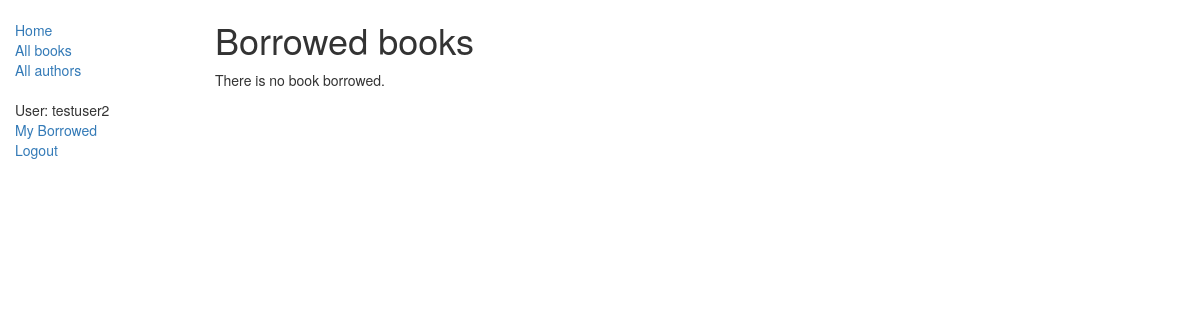
/catalog/mybooks/ (signed in), run on an earlier commit of the app's database.
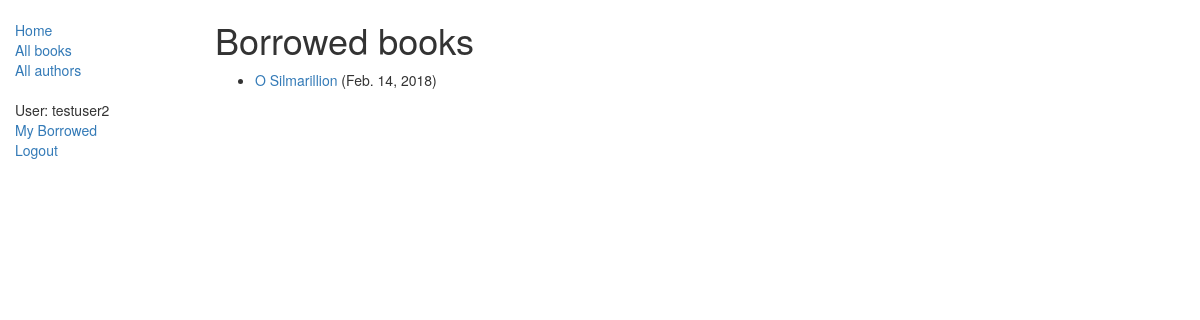
And on a later commit of the database.
### catalog/models.py (models this page shows, shortened)
class BookInstance(models.Model):
    id = models.UUIDField(primary_key=True, default=uuid.uuid4, help_text="Unique ID for this particular book across the library")
    book = models.ForeignKey('Book', on_delete=models.SET_NULL, null=True)
    imprint = models.CharField(max_length=200)
    due_back=models.DateField(null=True, blank=True)
    borrower = models.ForeignKey(User, on_delete=models.SET_NULL, null=True, blank=True)
    LOAN_STATUS=(
        ('m', 'Maintanance'),
        ('o', 'On Loan'),
        ('a', 'Available'),
        ('r', 'Reserved'),
    )
    status = models.CharField(max_length=1, choices=LOAN_STATUS, blank=True, default='m', help_text='Book availability')
    class Meta:
        ordering = ['due_back']
    @property
    def is_overdue(self):
        if self.due_back and date.today() > self.due_back:
            return True
        return False

class Book(models.Model):
    title = models.CharField(max_length=200)
    author = models.ForeignKey('Author', on_delete=models.SET_NULL, null=True)
    summary = models.TextField(max_length=1000, help_text="Enter a brief description of the book")
    isbn = models.CharField('ISBN', max_length=13, help_text="13 characters <a href='https://www.isbn-international.org/content/what-isbn'>ISBN number</a>")
    genre = models.ManyToManyField(Genre, help_text="Select the genre of the book")
    language = models.ForeignKey('Language', on_delete=models.SET_NULL, null=True)
    def display_genre(self):
        """
        Creates a string for the Genre. This is required to display genre in Admin.
        """
        return ', '.join([genre.name for genre in self.genre.all()[:3]])
    display_genre.short_description = "Genre"

### catalog/views.py (the view)
# urls.py: path('mybooks/', views.LoanedBooksByUsersListView.as_view(), name='my-borrowed'),
class LoanedBooksByUsersListView(LoginRequiredMixin, generic.ListView):
    model = BookInstance
    template_name = 'catalog/bookinstance_list_borrowed_user.html'
    paginate_by = 10
    def get_queryset(self):
        return BookInstance.objects.filter(borrower=self.request.user).filter(status__exact='o').order_by('due_back')

### catalog/templates/catalog/bookinstance_list_borrowed_user.html
{% extends 'base_generic.html' %}
{% block content %}
    <h1>Borrowed books</h1>
    {% if bookinstance_list %}
    <ul>
        {% for bookinst in bookinstance_list %}
        <li class="{% if bookinst.is_overdue %}text-danger{% endif %}">
            <a href="{% url 'book-detail' bookinst.book.pk %}">{{ bookinst.book.title }}</a> ({{ bookinst.due_back }})
        </li>
        {% endfor %}
    </ul>
    {% else %}
        <p>There is no book borrowed.</p>
    {% endif %}
{% endblock %}

What changed in the data, as far as the page shows it:
now on this page (row edited): BookInstance: book "O Silmarillion", due_back "Feb. 14, 2018"
Also different on the page:
text no longer shown: "There is no book borrowed."
